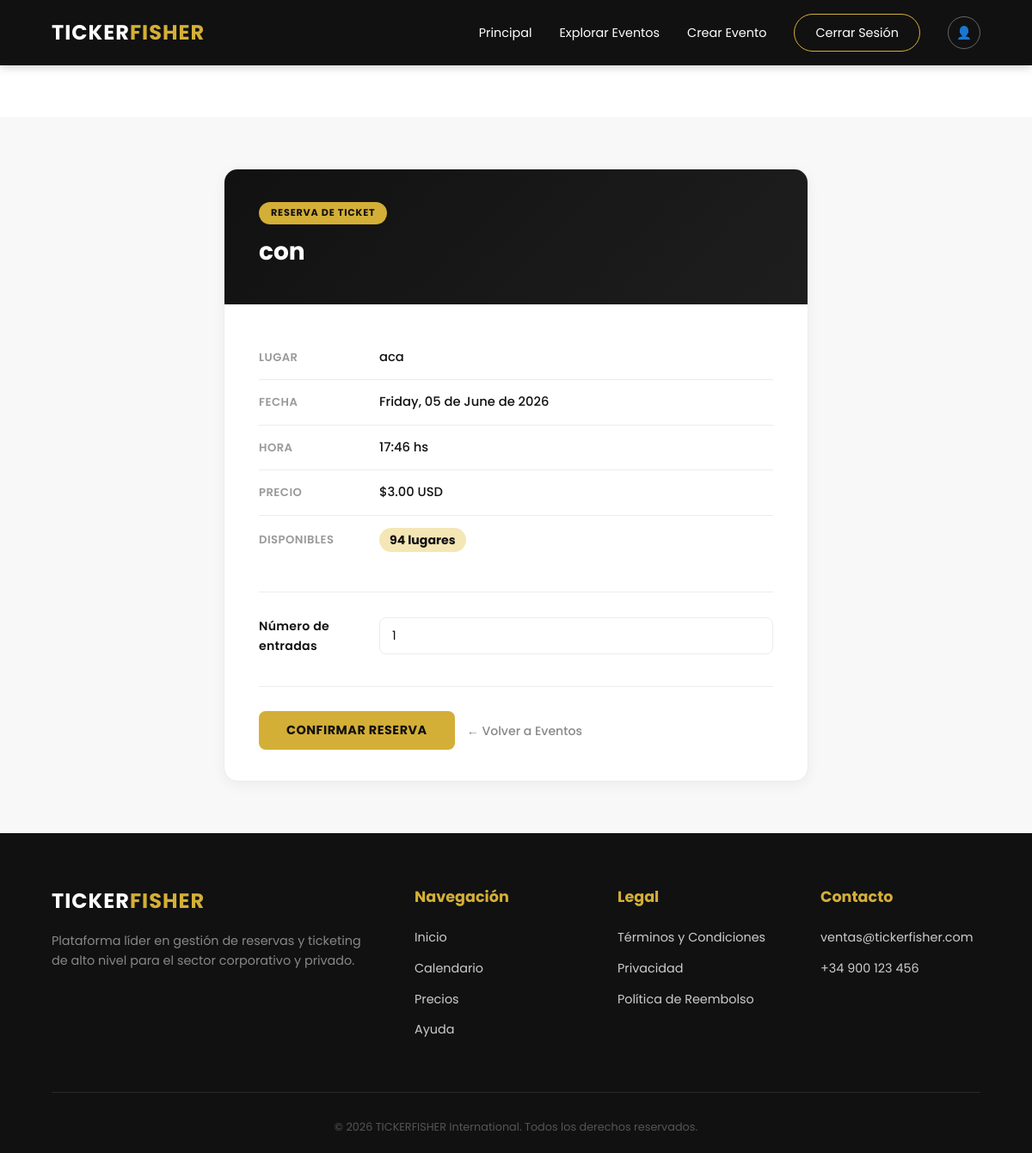
/user/reservar/5/ (signed in), run on the app's committed database.
### apps/events/models.py (models this page shows, shortened)
class Evento(models.Model):
    nombre = models.CharField(max_length=200)
    lugar = models.CharField(max_length=255)
    fecha = models.DateField()
    hora = models.TimeField()
    categoria = models.CharField(
        max_length=50,
        choices=[
            ('Empresariales', 'Empresariales'),
            ('Conciertos', 'Conciertos'),
            ('Deportes', 'Deportes'),
            ('Festivales', 'Festivales'),
        ],
        default='Empresariales'
    )
    precio = models.DecimalField(max_digits=8, decimal_places=2, default=0.00)
    descripcion = models.TextField(blank=True)
    organizador = models.ForeignKey(Usuario, on_delete=models.CASCADE, related_name='eventos')
    fecha_creacion = models.DateTimeField(auto_now_add=True)
    activo = models.BooleanField(default=True)
    capacidad = models.PositiveIntegerField(default=100)  # Capacidad máxima del evento
    @property
    def tickets_vendidos(self):
        return self.reservas.filter(
            estado='confirmada'
        ).aggregate(total=Sum('cantidad'))['total'] or 0
    @property
    def tickets_disponibles(self):
        return self.capacidad - self.tickets_vendidos
    class Meta:
        verbose_name = 'Evento'
        verbose_name_plural = 'Eventos'
        ordering = ['-fecha_creacion']

### apps/end_user/views.py (the view, shortened to what this page needs)
# urls.py: path('reservar/<int:evento_id>/', views.reservar_view, name='reservar'),
@login_required(login_url='accounts:login')
def reservar_view(request, evento_id):
    from apps.events.models import Evento
    from apps.tickets.models import Ticket
    from django.contrib import messages
    evento = get_object_or_404(Evento, pk=evento_id, activo=True)
    back_url = request.GET.get('next') or request.POST.get('next') or ''
    context = {
        'evento': evento,
        'disponibles': evento.tickets_disponibles,
        'back_url': back_url,
    }
    return render(request, 'usuario/reservar.html', context)

### apps/accounts/models.py (called while the page is built)
    def es_admin(self):
        return self.is_superuser or (self.rol and self.rol.nombre == 'admin')

    def es_organizador(self):
        return self.is_superuser or (self.rol and self.rol.nombre == 'organizador')

### apps/end_user/templates/usuario/reservar.html (shortened to what this page needs)
{% extends 'landing.html' %}
{% load static %}
{% block content %}
<section class="reservar-section">
    <div class="reservar-card">
        <div class="reservar-banner">
            <span class="event-tag">Reserva de Ticket</span>
            <h2>{{ evento.nombre }}</h2>
        </div>
        <div class="reservar-body">
            <div class="info-grid">
                <div class="info-row">
                    <span class="info-label">Lugar</span>
                    <span class="info-value">{{ evento.lugar }}</span>
                </div>
                <div class="info-row">
                    <span class="info-label">Fecha</span>
                    <span class="info-value">{{ evento.fecha|date:"l, d \d\e F \d\e Y" }}</span>
                </div>
                <div class="info-row">
                    <span class="info-label">Hora</span>
                    <span class="info-value">{{ evento.hora|time:"H:i" }} hs</span>
                </div>
                <div class="info-row">
                    <span class="info-label">Precio</span>
                    <span class="info-value">
                        {% if evento.precio == 0 %}Gratis{% else %}${{ evento.precio }} USD{% endif %}
                    </span>
                </div>
                <div class="info-row">
                    <span class="info-label">Disponibles</span>
                    <span class="info-value">
                        <span class="disponibles-count {% if disponibles == 0 %}agotado{% endif %}">
                            {% if disponibles == 0 %}Agotado{% else %}{{ disponibles }} lugar{{ disponibles|pluralize:"es" }}{% endif %}
                        </span>
                    </span>
                </div>
            </div>
            {% if disponibles > 0 %}
            <div class="booking-form">
                <form method="post">
                    <div class="field-grid">
                        <label for="cantidad">Número de entradas</label>
                        <input type="number" id="cantidad" name="cantidad"
                               min="1" max="{{ disponibles }}" value="1">
                    </div>
                    <div class="form-actions">
                        <button type="submit" class="btn-reservar">Confirmar Reserva</button>
                        {% if back_url %}
                            <a href="{{ back_url }}" class="btn-volver">← Volver</a>
                        {% else %}
                            <a href="{% url 'end_user:eventos' %}" class="btn-volver">← Volver a Eventos</a>
                        {% endif %}
                    </div>
                </form>
            </div>
            {% endif %}
        </div>
    </div>
</section>
{% endblock %}

### static/css/style.css (style rules this page uses)
:root { --amarillo-principal: #D4AF37; --amarillo-suave: #F4E7B5; --amarillo-hover: #C9A227; --negro-principal: #111111; --negro-suave: #1E1E1E; --gris-oscuro: #2A2A2A; --blanco: #FFFFFF; --fondo-alterno: #F8F8F8; --bordes: #ECECEC; --shadow: 0 4px 15px rgba(0, 0, 0, 0.05); --transition: all 0.3s ease; }
* { margin: 0; padding: 0; box-sizing: border-box; }
body { font-family: 'Poppins', sans-serif; background-color: var(--blanco); color: var(--negro-principal); line-height: 1.6; }
.btn-volver { color: #888; text-decoration: none; font-size: 0.88rem; font-weight: 500; transition: var(--transition); }
.field-grid { display: grid; grid-template-columns: 1fr 1fr; align-items: center; gap: 0; }
.form-actions { display: flex; gap: 14px; margin-top: 36px; padding-top: 28px; border-top: 1px solid var(--bordes); align-items: center; }

### apps/end_user/templates/usuario/reservar.html (style rules this page uses)
.reservar-section { background-color: var(--fondo-alterno); min-height: calc(100vh - 60px); padding: 60px 5%; margin-top: 60px; }
.reservar-card { max-width: 680px; margin: 0 auto; background: var(--blanco); border: 1px solid var(--bordes); border-radius: 16px; overflow: hidden; box-shadow: var(--shadow); }
.reservar-banner { background: linear-gradient(135deg, var(--negro-principal) 0%, var(--negro-suave) 100%); padding: 36px 40px; }
.reservar-banner .event-tag { display: inline-block; background: var(--amarillo-principal); color: var(--negro-principal); font-size: 0.7rem; font-weight: 700; text-transform: uppercase; letter-spacing: 0.8px; padding: 4px 14px; border-radius: 50px; margin-bottom: 14px; }
.reservar-banner h2 { font-size: 1.75rem; font-weight: 700; color: var(--blanco); margin-bottom: 6px; line-height: 1.3; }
.reservar-body { padding: 36px 40px; }
.info-grid { display: grid; grid-template-columns: 140px 1fr; gap: 0; margin-bottom: 32px; }
.info-row { display: contents; }
.info-row .info-label { font-size: 0.82rem; font-weight: 600; color: #999; text-transform: uppercase; letter-spacing: 0.5px; padding: 14px 20px 14px 0; border-bottom: 1px solid var(--bordes); display: flex; align-items: center; }
.info-row .info-value { font-size: 0.92rem; color: var(--negro-principal); font-weight: 500; padding: 14px 0; border-bottom: 1px solid var(--bordes); display: flex; align-items: center; }
.info-row:last-child .info-label, .info-row:last-child .info-value { border-bottom: none; }
.disponibles-count { background: var(--amarillo-suave); color: var(--negro-principal); font-weight: 700; padding: 3px 12px; border-radius: 50px; font-size: 0.88rem; }
.booking-form { border-top: 1px solid var(--bordes); padding-top: 28px; margin-top: 4px; }
.booking-form .field-grid { display: grid; grid-template-columns: 140px 1fr; align-items: center; gap: 0; margin-bottom: 24px; }
.booking-form label { font-size: 0.88rem; font-weight: 600; color: var(--negro-principal); letter-spacing: 0.3px; }
.booking-form input[type="number"] { width: 100%; padding: 10px 14px; border: 1px solid var(--bordes); border-radius: 8px; font-family: 'Poppins', sans-serif; font-size: 0.9rem; background-color: var(--blanco); color: var(--negro-principal); transition: var(--transition); }
.form-actions { display: flex; gap: 14px; align-items: center; }
.btn-reservar { background-color: var(--amarillo-principal); color: var(--negro-principal); border: none; padding: 12px 32px; border-radius: 8px; font-family: 'Poppins', sans-serif; font-size: 0.9rem; font-weight: 700; letter-spacing: 0.5px; text-transform: uppercase; cursor: pointer; transition: var(--transition); }
.btn-volver { color: #888; text-decoration: none; font-size: 0.88rem; font-weight: 500; transition: var(--transition); }

### data on the page
Evento: nombre "con", lugar "aca", fecha "Friday, 05 de June de 2026", hora "17:46", precio "3.00"

### other printed values
{{ disponibles }} "94"
